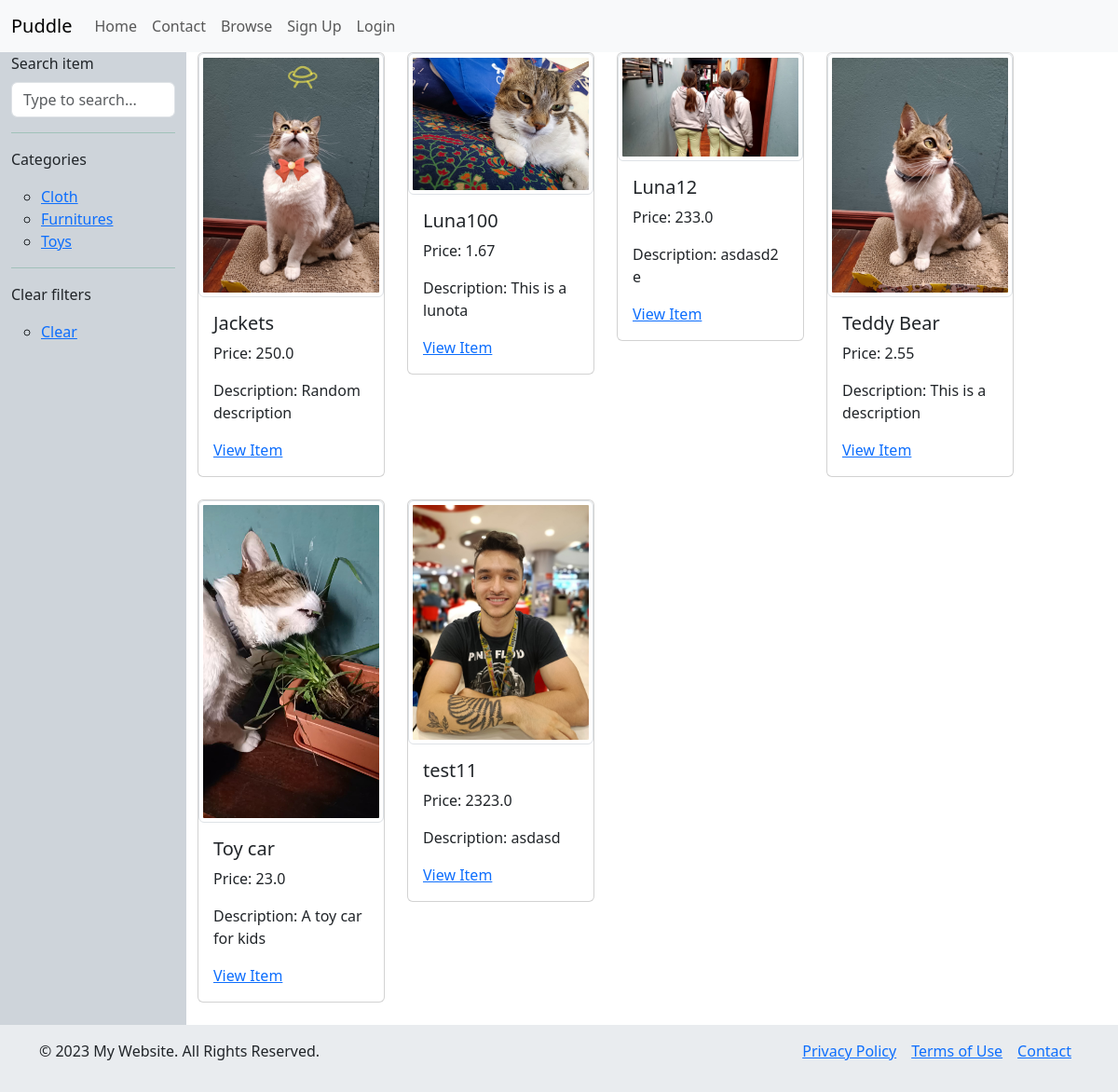
Before: /items/ with the older database file.
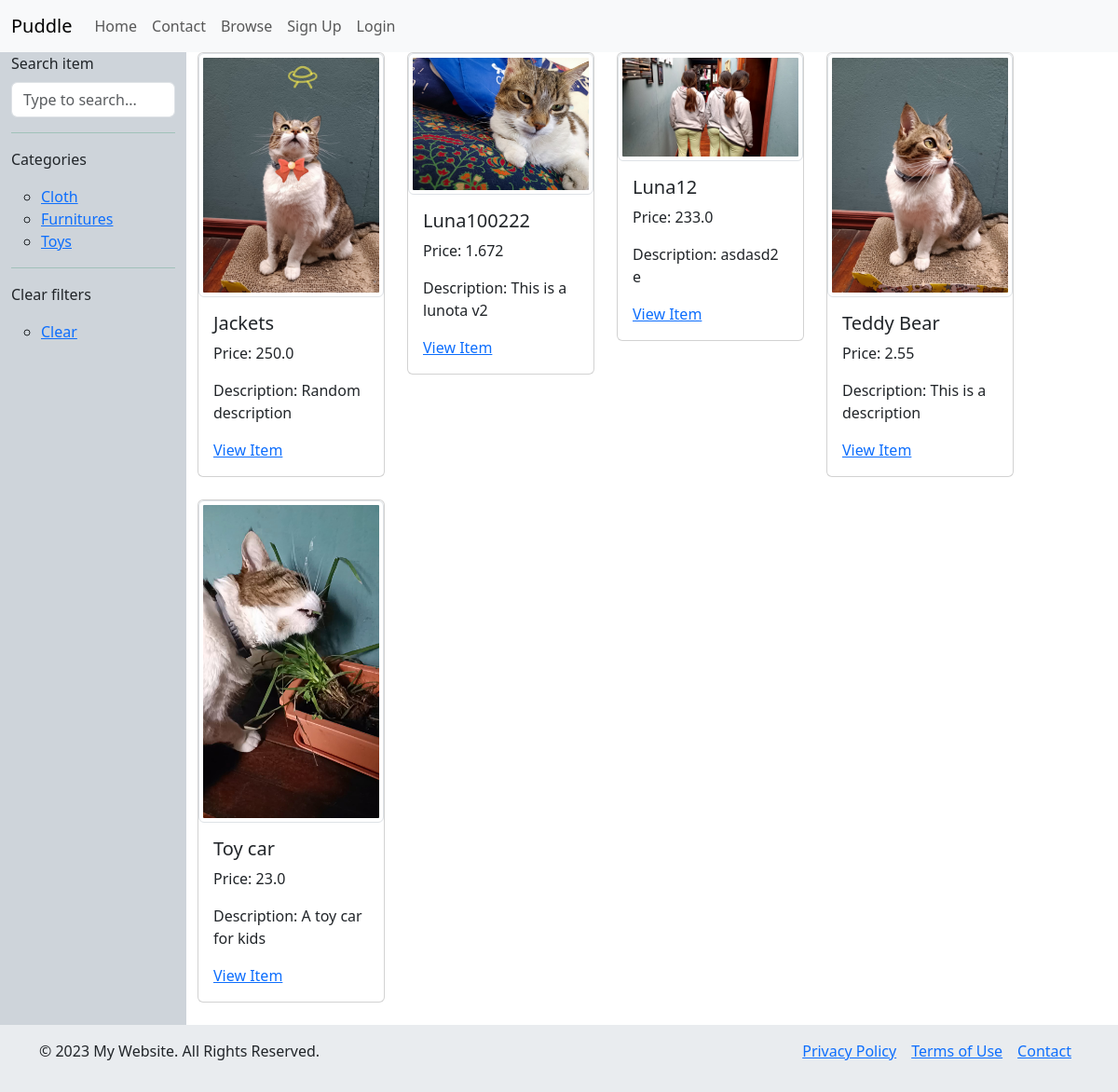
After: the same page with the newer database file.
### items/models.py (models this page shows, shortened)
class Category(models.Model):
    name = models.CharField(max_length=255)
    description = models.TextField()
    class Meta:
        verbose_name = ("Category")
        verbose_name_plural = ("Categories")
        ordering = ['name']

class Item(models.Model):
    name = models.CharField(max_length=255)
    description = models.TextField(blank=True, null=True)
    category = models.ForeignKey(Category, related_name="items", on_delete=models.CASCADE)
    price = models.FloatField()
    image = models.ImageField(upload_to='item_images/', blank=True, null=True)
    created_at = models.DateTimeField(auto_now_add=True)
    created_by = models.ForeignKey(User, related_name="items", on_delete=models.CASCADE)
    is_sold = models.BooleanField(default=False)
    class Meta:
        verbose_name = ("Item")
        verbose_name_plural = ("Items")
        ordering = ['name']

### items/views.py (the view)
# urls.py: path('', views.items, name='items'),
def items(request):
    query = request.GET.get('query', '')
    items = Item.objects.filter(is_sold=False)
    categories = Category.objects.all()
    category_id = request.GET.get('category', '')
    if category_id:
        items = items.filter(category_id=category_id)
    if query:
        items = items.filter(Q(name__icontains=query) | Q(description__icontains=query))
    return render(request, 'item/items.html',
                  {'items': items,
                   'query': query,
                   "categories": categories,
                   })

### items/templates/item/items.html (shortened to what this page needs)
{% extends "core/base.html"%}
{% block content %}
<div class="container-fluid">
  <div class="row">
<div style="width:200px;" class="col-lg-3 col-md-4 col-sm-6 bg-dark-subtle">
      <div class="sidebar">
        <ul class="nav flex-column">
          <li class="nav-item">
            <form method="GET" action="{%url 'items:items'%}">
              <label for="exampleDataList" class="form-label">Search item</label>
<input name="query" value="{{ query }}" class="form-control" id="exampleDataList" placeholder="Type to search...">
            </form>
              <div class="text-success">
  <hr>
</div>
              <p>Categories</p>
              <ul>
                {% for category in categories %}
                  <li>
                    <a href="{% url 'items:items' %}?query={{ query }}&category={{category.id}}">{{ category.name }}</a>
                  </li>
                {% endfor %}
              </ul>
              <div class="text-success">
  <hr>
</div>
              <p>Clear filters</p>
              <ul>
                <li>
                  <a href="{% url 'items:items' %}">Clear</a>
                </li>
              </ul>
          </li>
        </ul>
      </div>
    </div>
    <div class="col-lg-9 col-md-8 col-sm-6">
      <div class="row">
        {% for item in items %}
          <div class="col-md-3">
            <div class="card mb-4">
              <img src="{{ item.image.url }}" class="img-thumbnail" alt="...">
              <div class="card-body">
                <h5 class="card-title">{{ item.name }}</h5>
                <p class="card-text">Price: {{ item.price }}</p>
                <p class="card-text">Description: {{ item.description }}</p>
                <a href="{% url 'items:detail' item.id %}">View Item</a>
              </div>
            </div>
          </div>
        {% endfor %}
      </div>
    </div>
  </div>
</div>
{% endblock %}

### core/templates/core/base.html (shortened to what this page needs)
<!DOCTYPE html>
<html lang="en">
<head>
    <link href="https://cdn.jsdelivr.net/npm/bootstrap@5.3.0-alpha1/dist/css/bootstrap.min.css" rel="stylesheet">
</head>
<body>
    <nav>
<nav class="navbar navbar-expand-lg bg-body-tertiary">
  <div class="container-fluid">
    <a class="navbar-brand" href="#">Puddle</a>
    <div class="collapse navbar-collapse" id="navbarNav">
      <ul class="navbar-nav">
        <li class="nav-item">
          <a class="nav-link" aria-current="page" href="/">Home</a>
        </li>
        <li class="nav-item">
          <a class="nav-link" href="{%url 'core:contact'%}">Contact</a>
        </li>
          <li class="nav-item">
          <a class="nav-link" href="{%url 'items:items'%}">Browse</a>
        </li>
          {% if not user.is_authenticated %}
        <li class="nav-item">
          <a class="nav-link" href="{%url 'core:signup'%}">Sign Up</a>
        </li>
        <li class="nav-item">
          <a class="nav-link" href="{%url 'core:login'%}">Login</a>
        </li>
            {% endif %}
      </ul>
    </div>
  </div>
</nav>
    </nav>
    <div>
         {% block content %}
        {% endblock %}
    </div>
<footer class="bg-body-secondary py-3">
  <div class="container">
    <div class="row">
      <div class="col-md-6">
        <p>© 2023 My Website. All Rights Reserved.</p>
      </div>
      <div class="col-md-6">
        <ul class="list-unstyled d-flex justify-content-end">
          <li class="mx-2"><a href="#">Privacy Policy</a></li>
          <li class="mx-2"><a href="#">Terms of Use</a></li>
            <li class="mx-2"><a href="{%url 'core:contact'%}">Contact</a></li>
        </ul>
      </div>
         </div>
  </div>
</footer>
</body>
</html>

Changed rows visible on the page:
removed Item: image (picture), name "test11", price "2323.0", description "asdasd"
changed Item: name "Luna100" → "Luna100222"; price "1.67" → "1.672"; description "This is a lunota" → "This is a lunota v2"
